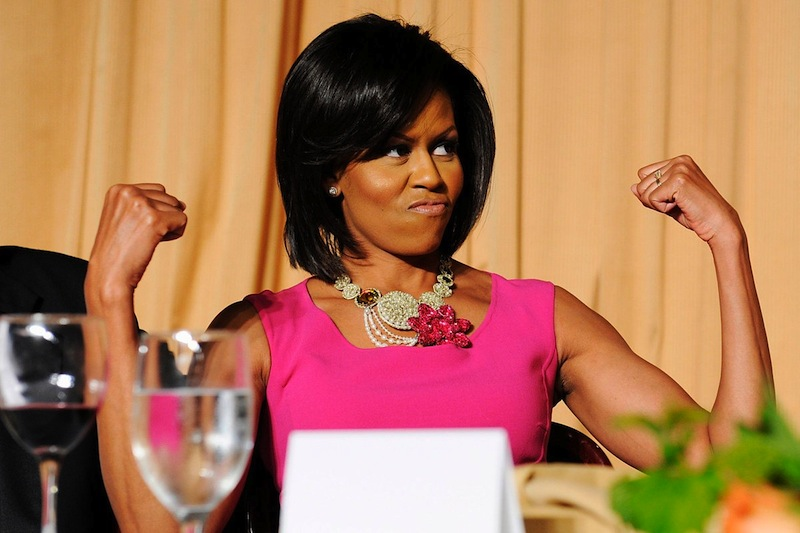
%> input picture VIDEO/labb3johan/michelle.jpg, 800 x 533 px
$ octave test.m   (GNU Octave 9; MATLAB toolbox functions it lacks are replaced by stand-ins)
%> lines starting %> are read from the running program, lines starting %| are printed output that depends on the picture
### VIDEO/labb3johan/diffEncoder.m
function [ encodedVector ] = diffEncoder( imgBW )
%% diffEncoder
% This function encodes a black and white image into a single vector using
% differential coding
% Input:
%   BWImg: black and white image i.e. a Y frame
%
% Output:
%   encodedVector: the BWImg encoded into a single vector through
%       differential-encoding.


[height, width] = size(imgBW);       % We need to know how many columns there is.
encodedImg = zeros(height, width);   % Placeholder for the encoded-img.

imgBW = double(imgBW);                  %Original type is uin8. uin8 cant be negative numbers (only 0-255) , which we need for diff-encoding.

for colIndex = 1: width               %For every column..

    if colIndex == 1                    %If first column, save as reference-value (don't change it)
        encodedImg(:, 1) = imgBW(:,1);

    else                                %Calculate difference between indexed column and the column before it.
        encodedImg(:, colIndex) = imgBW(:, colIndex) - imgBW(:, colIndex - 1);

    end
end

encodedVector = reshape(encodedImg, 1, []); %Reshape the matrix C x R into a single vector.

### VIDEO/labb3johan/diffDecoder.m
%% diffDecoder
% decodes the previously encoded image.

function [ decodedImg ] = diffDecoder( encodedVector, height, width )
%   encodedVector : nx1 vector with the image differential-encoded
%   columns : the amount of columns in the original image.
% ouput:
%   decodedImg: a NxR image decoded from the encodedVector.


% Reshape the vector into a matrix, so we can do column-wise operations.
encodedImg = reshape(encodedVector, [], width);

decodedImg = zeros(height, width);   %Placeholder

for colIndex = 1: width               %Loop over all columns.

    if colIndex == 1                    %Reference value at the start of the rows, just insert it.
        decodedImg(:, 1) = encodedImg(:,1);

    else                                %Take the last value and add the difference between it and the next value.
        decodedImg(:, colIndex) = decodedImg(:, colIndex - 1) + encodedImg(:, colIndex);

    end
end

decodedImg = uint8(decodedImg);         %the encodedVector was type 'double' to support negative values.
end

### VIDEO/labb3johan/test.m
imgBW = rgb2gray( imresize( imread('michelle.jpg'), 0.1) );
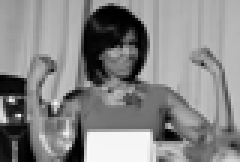
%> imgBW: size 54x80 uint8 (shown 3 times larger); min 0, max 251, mean 134.8
[height, width] = size(imgBW);
%> height = 54; width = 80

imgDiffEncoded = diffEncoder(imgBW);
%> after the loop in diffEncoder, `for colIndex = 1: width`:
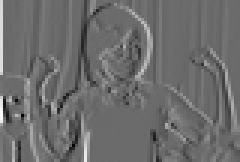
%> encodedImg: size 54x80 double (shown 3 times larger); min -160, max 219, mean 2.1; drawn with min black and max white
%> in diffEncoder, `encodedVector = reshape(encodedImg, 1, []);`: encodedVector = 4320 values, max 219 at index 39, min -160 at index 1345, mean 2.14
%> imgDiffEncoded has the same summary as encodedVector in diffEncoder
imgDiffDecodeed = diffDecoder(imgDiffEncoded, height, width);
